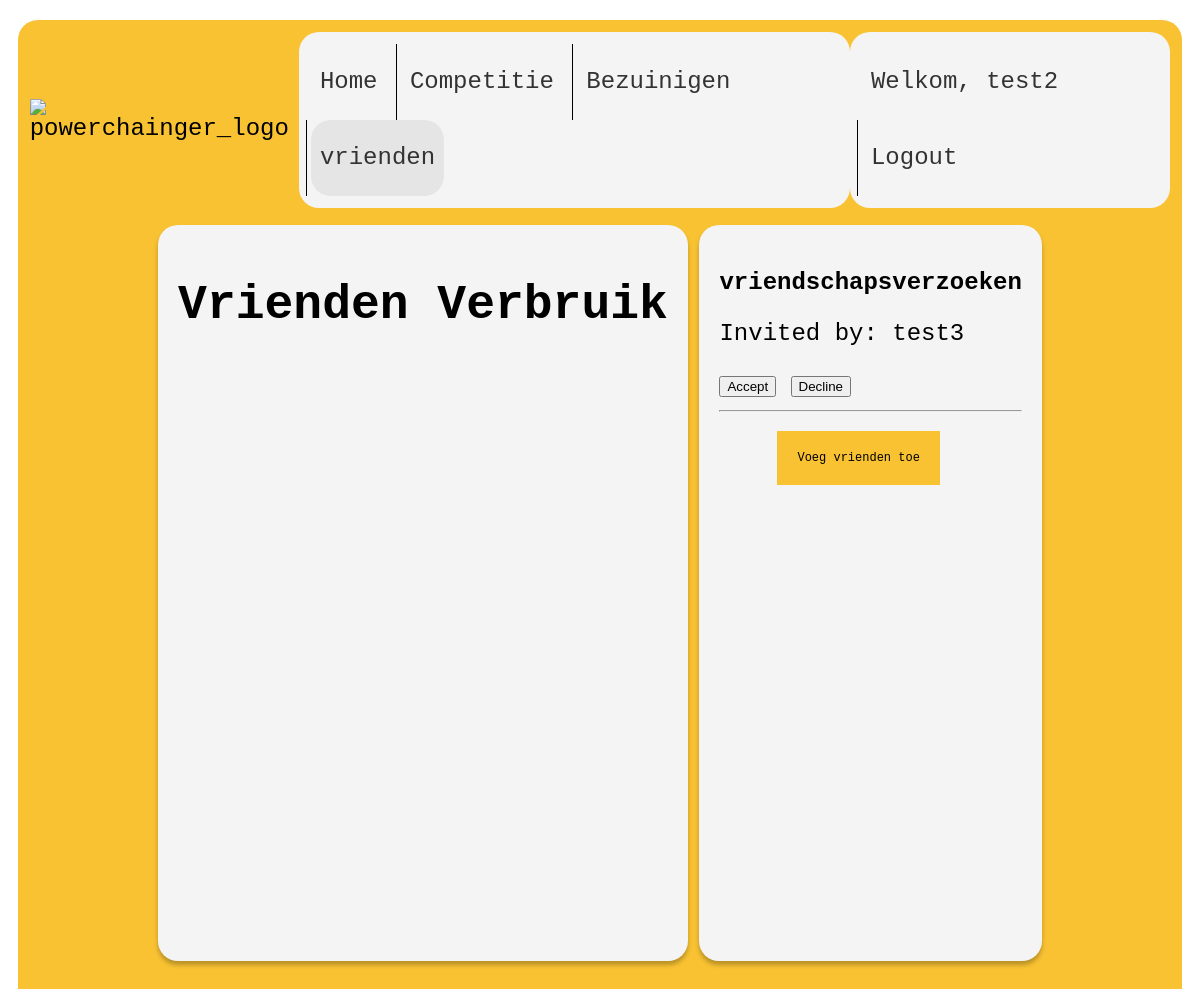
Before: /vrienden (signed in) with the older database file.
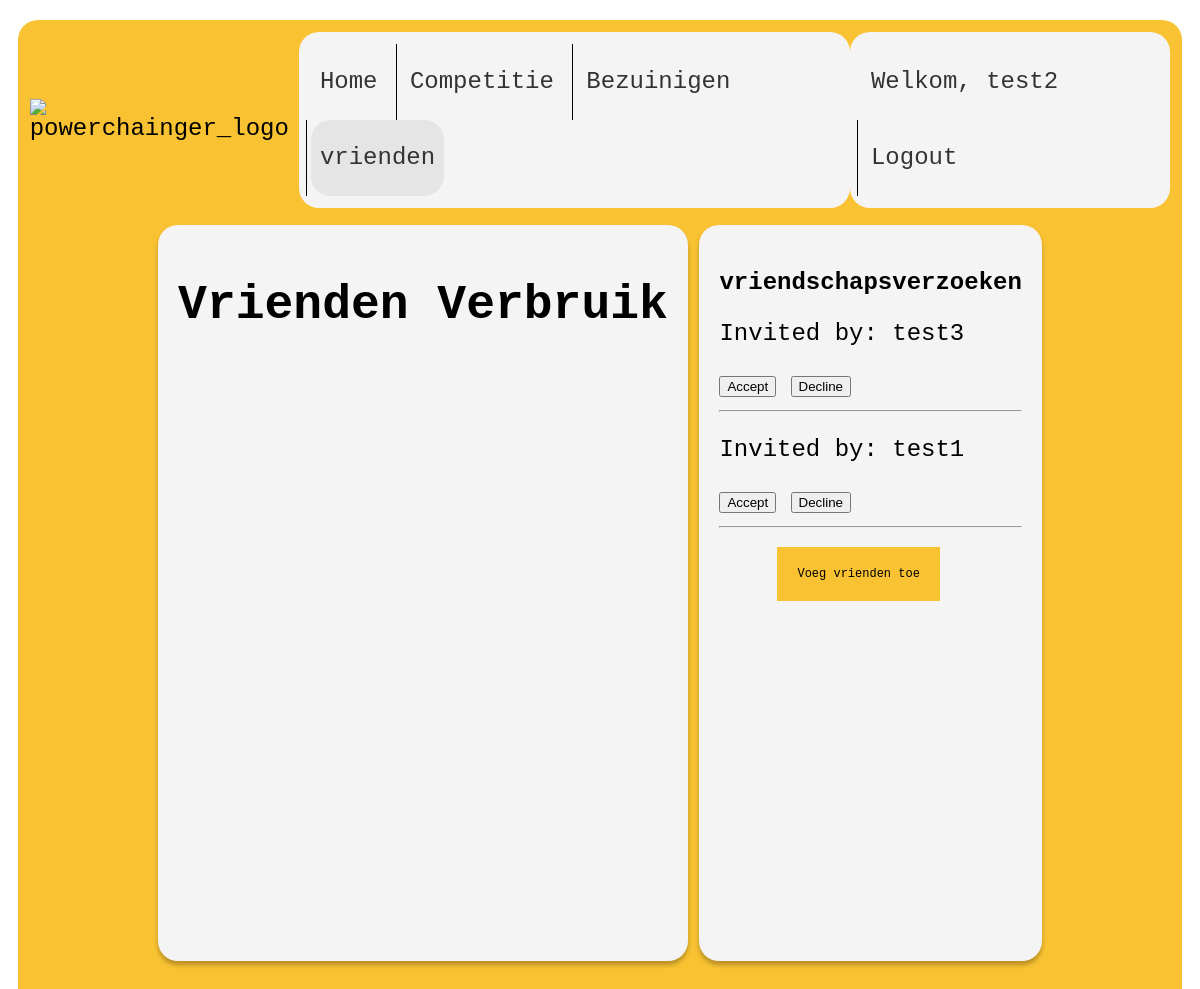
After: the same page with the newer database file.
### app/models.py (models this page shows, shortened)
class User(db.Model, UserMixin):
    __tablename__ = 'user'
    id = db.Column(db.Integer(), primary_key=True)
    email = db.Column(db.String(64), unique=True, nullable=False, index=True)
    username = db.Column(db.String(32), unique=True, nullable=False, index=True)
    password_hash = db.Column(db.String(120), nullable=False)
    def __repr__(self):
        return f"Welkom, {self.username}"

class Verzoeken(db.Model):
    verzoekID = db.Column(db.Integer, primary_key=True, autoincrement=True)
    userID = db.Column(db.Integer, db.ForeignKey('user.id'), nullable=False)
    vriendenID = db.Column(db.Integer, db.ForeignKey('user.id'), nullable=False)
    status = db.Column(db.String(100))
    user = db.relationship('User', foreign_keys=[userID], backref='verzoeken_verzonden')
    vriend = db.relationship('User', foreign_keys=[vriendenID], backref='verzoeken_ontvangen')

### app/views.py (the view)
@app.route("/vrienden")
@login_required
def vrienden():
    userID = current_user.id
    database_path = os.path.join(os.path.dirname(__file__), 'data.sqlite')
    conn = sqlite3.connect(database_path)
    cursor = conn.cursor()
    vriend = Vrienden.query.filter_by(userID=current_user.id).all()
    cursor.execute("""
        SELECT u.username AS inviter_username, v.verzoekID, v.status
        FROM verzoeken v
        JOIN user u ON u.id = v.userID
        WHERE v.vriendenID = ? and v.status = "pending"
    """, (userID,))
    columns = [column[0] for column in cursor.description]
    invitations = [dict(zip(columns, row)) for row in cursor.fetchall()]
    print(invitations)
    conn.close()
    return render_template('public/vrienden.html', invitations=invitations, name=current_user, vriend=vriend)

### app/models.py (called while the page is built)
@login_manager.user_loader
def load_user(user_id):
    return User.query.get(user_id)

### app/templates/public/vrienden.html (shortened to what this page needs)
{%extends "public/templates/iot_template.html"%}
{%block main%}
<div class="vriendenbox">
  <div class="vrienden">
<h1>Vrienden Verbruik</h1>
</div>
  <div class="vrienden">
    <p class="titel">vriendschapsverzoeken</p>
    {% if invitations %}
    {% for invitation in invitations %}
        <form action="/process_invitation" method="POST">
            <p>Invited by: {{ invitation.inviter_username }}</p>
            <button type="submit" name="action" value="accept">Accept</button>
            <button type="submit" name="action" value="decline">Decline</button>
        </form>
        <hr>
    {% endfor %}
    {% else %}
    <p class="home">Geen vriendschaps verzoeken gevonden.</p>
    {% endif %}
    <div class="vriend-toevoeg-button">
        <button id="openPopup">Voeg vrienden toe</button>
    </div>
  </div>
</div>
{%endblock%}

### app/templates/public/templates/iot_template.html (shortened to what this page needs)
<!DOCTYPE html>
<html lang="nl">
  <head>
    <link type="text/css" href="{{url_for('static',filename='css/stylesheettest.css')}}" rel="stylesheet">
    <link type="text/css" href="{{url_for('static',filename='css/test.css')}}" rel="stylesheet">
  </head>
<body>
  <div class="outline_geel_achtergrond">
    <nav class="navbar">
      <div class="logo_site">
        <img class="powerchainger_logo" alt="powerchainger_logo"
          src="https://www.powerchainger.nl/wp-content/uploads/powerchainger-logo.svg">
      </div>
      <div class="navlinks">
        <a class="losse_navbutton {% if request.path == url_for('home') %}active{% endif %}" aria-current="page"
          href="{{ url_for('home') }}">Home</a>
        <a class="losse_navbutton {% if request.path == url_for('competitie') %}active{% endif %}" aria-current="page"
          href="{{ url_for('competitie') }}">Competitie</a>
          <a class="losse_navbutton {% if request.path == url_for('bezuinigen') %}active{% endif %}" aria-current="page"
          href="{{ url_for('bezuinigen') }}">Bezuinigen</a>
          <a class="losse_navbutton {% if request.path == url_for('vrienden') %}active{% endif %}" aria-current="page"
          href="{{ url_for('vrienden') }}">vrienden</a>
      </div>
      <div class="navrechts">
        {% if current_user.is_authenticated %}
        <a class="losse_navbutton {% if request.path == url_for('huisconfig') %}active{% endif %}" aria-current="page"
        href="{{ url_for('huisconfig') }}">{{ name }}</a>
        <a class="losse_navbutton {% if request.path == url_for('logout') %}active{% endif %}" aria-current="page"
        href="{{ url_for('logout') }}">Logout</a>
        {% else %}
        <a class="losse_navbutton {% if request.path == url_for('login') %}active{% endif %}" aria-current="page"
        href="{{ url_for('login') }}">Login</a>
        <a class="losse_navbutton {% if request.path == url_for('register') %}active{% endif %}" aria-current="page"
        href="{{ url_for('register') }}">Registreren</a>
      {% endif %}
      </div>
    </nav>
    {%block main%}  {%endblock%}
  </div>
</body>
</html>

### app/static/css/stylesheettest.css (style rules this page uses)
body { font-size: 14px; }
.vriend-toevoeg-button { display: flex; justify-content: center; align-items: flex-start; }
.vriend-toevoeg-button button { margin: 7px 0; margin-right: 2em; background-color: #F8C232; border-radius: 0%; border: none; color: black; text-align: center; display: inline-block; font-size: 16px; font-family: monospace; padding: 20px; text-decoration: none; font-size: 1vmax; }

### app/static/css/test.css (style rules this page uses)
.outline_geel_achtergrond { position: absolute; width: 97%; height: 97%; left: 1.5%; top: 2%; right: 2%; bottom: 2%; background: #F8C232; border-radius: 20px; font-family: monospace; font-weight: 00; font-size: 24px; }
.navbar { margin: 1%; display: flex; align-items: center; overflow: hidden; }
.powerchainger_logo { width: 150px; height: auto; margin-right: 10px; }
.navlinks { display: inline-block; padding: 12px; text-decoration: none; font-size: 24px; line-height: 40px; background: #F4F4F4; border-radius: 20px; }
.navrechts { display: inline-block; padding: 12px; text-decoration: none; font-size: 24px; line-height: 40px; background: #F4F4F4; border-radius: 20px; margin-left: auto; }
.navlinks a.active { background: #E5E5E5; padding-top: 18px; padding-bottom: 18px; border-radius: 20px; }
.losse_navbutton { color: #333333; display: inline-block; border-radius: 20px; padding-top: 18px; padding-bottom: 18px; text-decoration: none; padding-left: 9px; padding-right: 9px; position: relative; }
.losse_navbutton:not(:first-child)::before { content: ""; position: absolute; top: 0; bottom: 0; width: 1px; background-color: #000; }
.losse_navbutton::before { left: -5px; }
.losse_navbutton:last-child::before { width: 0.5px; }
.vriendenbox { display: flex; justify-content: center; height: 100vh; margin: 0; }
.vrienden { background-color: #f4f4f4; box-shadow: 0px 4px 4px rgba(0, 0, 0, 0.25); border-radius: 20px; margin: 0.5%; padding: 20px; height: 29em; }
.titel { text-align: center; color: black; text-decoration: none; font-size: 2vmax; font-weight: bold; vertical-align: top; }

Changed rows visible on the page:
added Verzoeken: inviter_username "test1"
